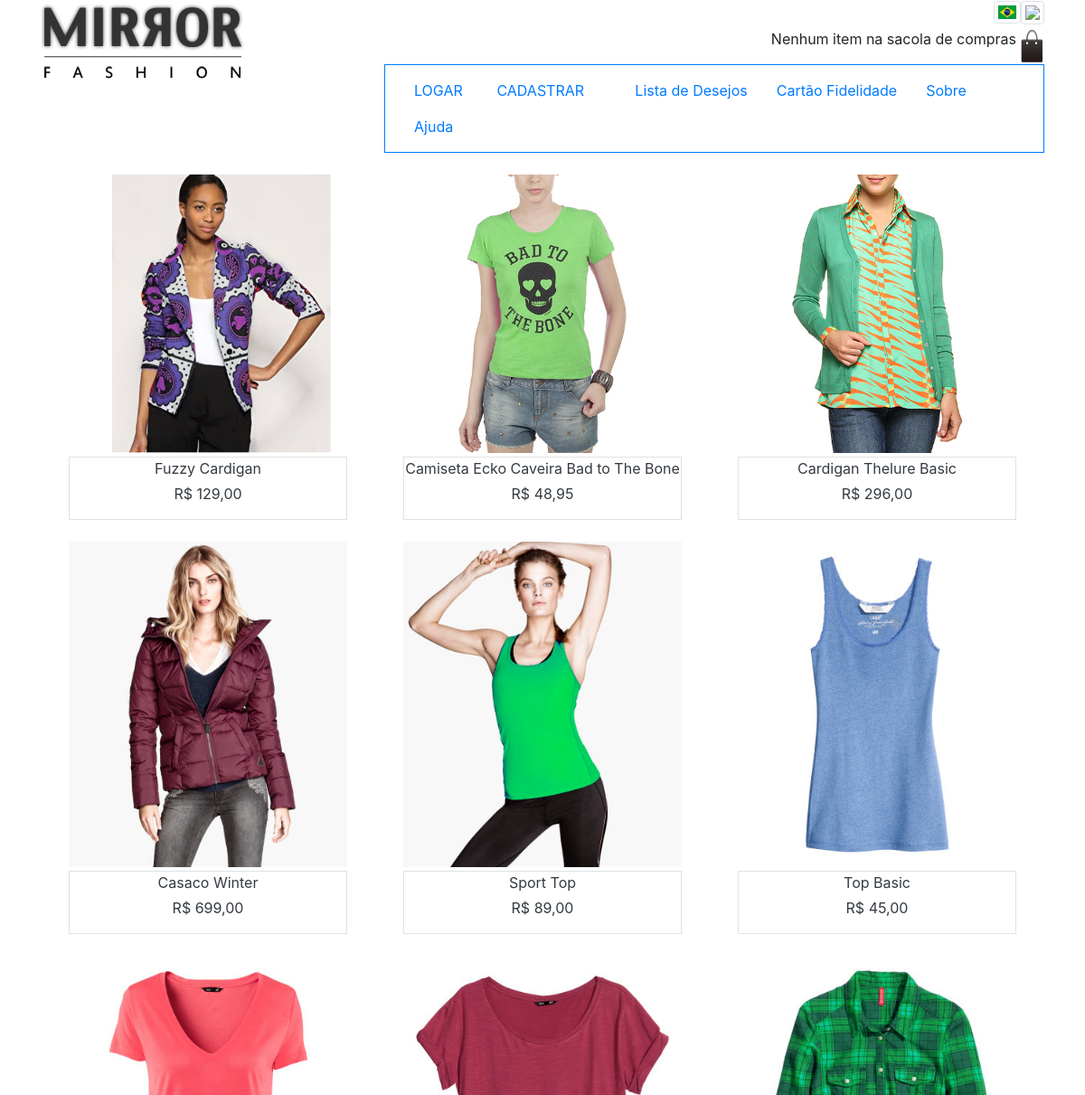
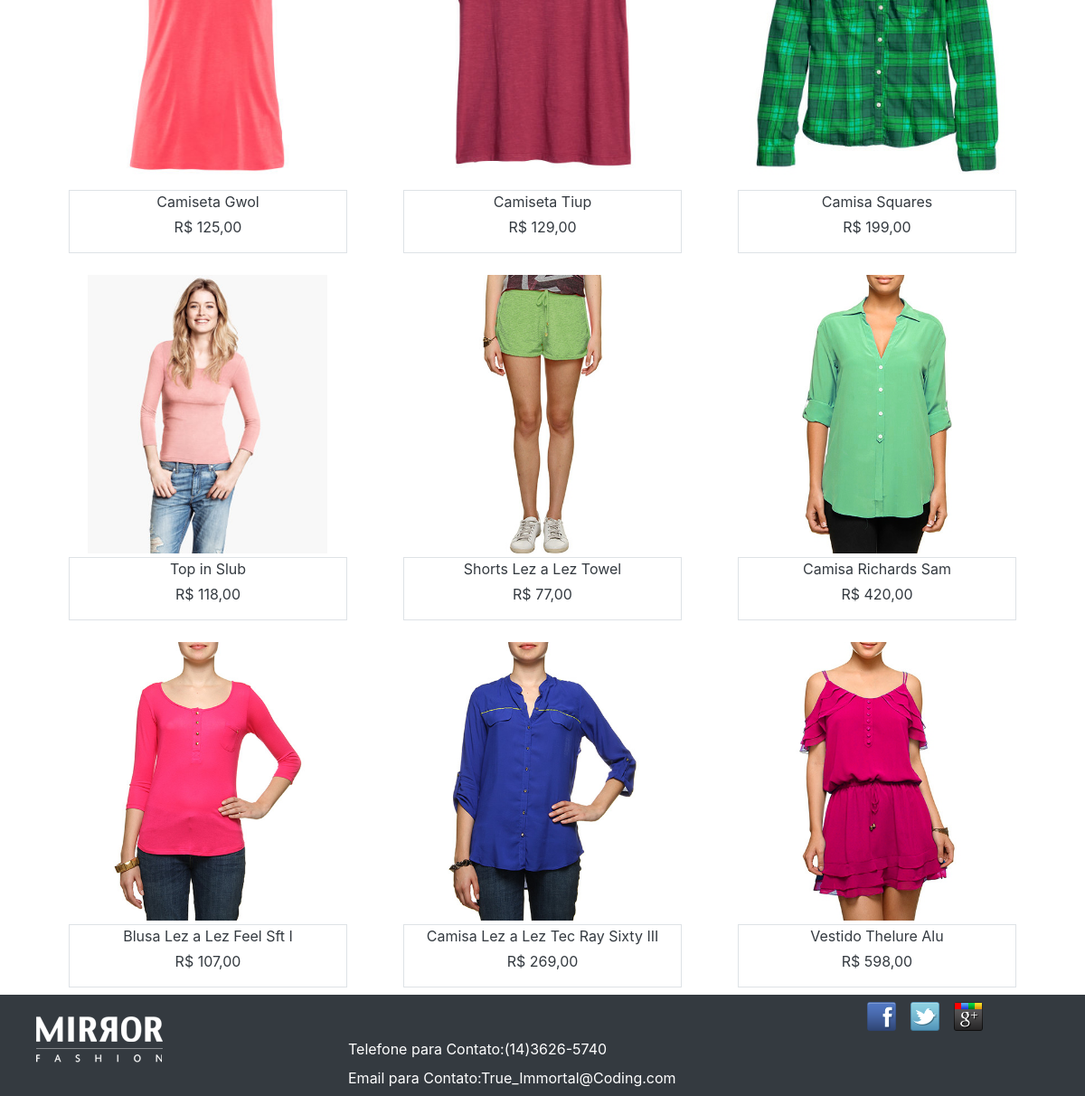
/todos_os_produtos.php, run on an earlier commit of the app's database (2 pictures, top to bottom).
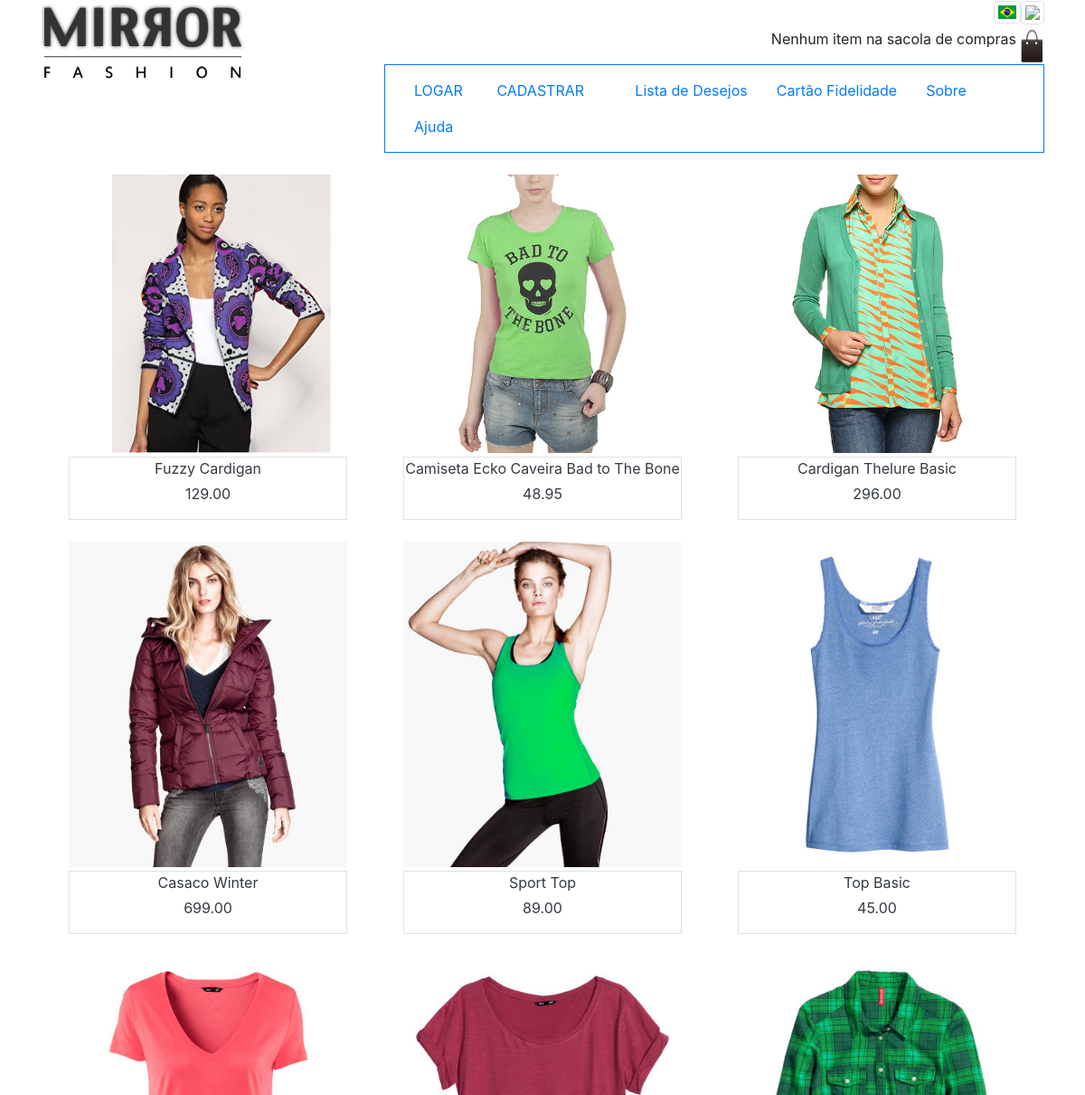
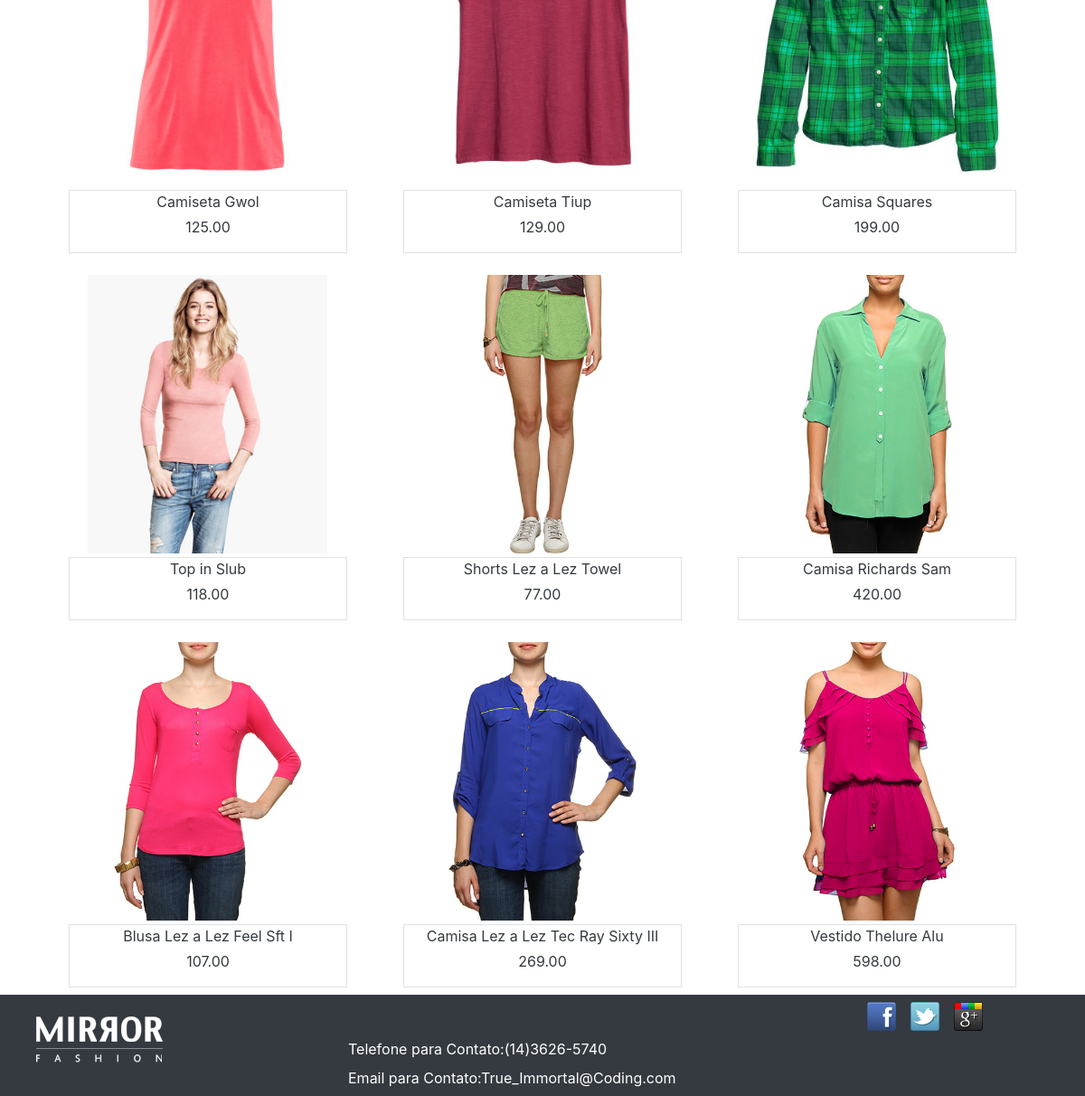
And on a later commit of the database (2 pictures, top to bottom).
### tables this page shows
CREATE TABLE `produtos` (
  `id` int(11) NOT NULL,
  `nome` varchar(255) DEFAULT NULL,
  `preco` decimal(10,2) DEFAULT NULL,
  `descricao` text DEFAULT NULL,
  `type` varchar(20) NOT NULL,
  `data` date DEFAULT NULL,
  `vendas` int(11) DEFAULT NULL
);

### conexao_bancophp.php (called while the page is built, shortened)
<?php
	$conexao = mysqli_connect("127.0.0.1","root","","wd43");
	$dados = mysqli_query($conexao,"SELECT * FROM produtos");
	$dadosF = mysqli_fetch_all($dados);
?>

### todos_os_produtos.php (the view, shortened to what this page needs)
<?php
	include ("cabecalho_bootstrap.php")
?>
<?php
	include('conexao_bancophp.php');
?>
<div class="mb-5 p-2">
	<div class='d-flex justify-content-center bg-white mb-5'>
		<div class='container  row mt-2'>
		<?php
			$arr = array( "a"=>"azul", "b"=>"verde", "c"=>"rosa");
			foreach($dadosF as $p):
		?>
			<div class=" col-md-4 mb-2">
				<div>
					<a class="nav-link text-dark" href="produto.php?id=<?= $p[0]?>">
						<img class='img-fluid' src='img/produtos/foto<?= $p[0]?>-<?= $arr[array_rand($arr)] ?>.png'>
						<div class="border mt-1 bg-white">
							<div class="d-flex justify-content-center">
								<p class=" mb-1"><?= $p[1]?></p>
							</div>
							<div class="d-flex justify-content-center">
							<p ><?= $p[2] ?></p>
							</div>
						</div>
					</a>
				</div>
			</div>
		<?php
			endforeach;
		?>
		</div>
	</div>
</div>
<?php
include("rodape_bootstrap.php")
?>

### cabecalho_bootstrap.php (shortened to what this page needs)
<!DOCTYPE html>
<html lang="pt-br">
<head>
	<link rel="stylesheet" href="https://stackpath.bootstrapcdn.com/bootstrap/4.2.1/css/bootstrap.min.css">
	<link rel="stylesheet" type="text/css" href="js/login_register.js">
	<link rel="stylesheet" href="https://use.fontawesome.com/releases/v5.3.1/css/all.css">
</head>
<body>
	<header class="container">
		<div class="row">
			<div class="col-md-4">
				<a href="index.php">
					<img class='navbar-brand img-fluid' src="img/logo.png" alt="Mirror	Fashion">
				</a>
			</div>
			<div class='col-md-8'>
				<div class='d-flex justify-content-end'>
					<a class="bandeira" href="index.php">
						<img class='img-thumbnail' src="img/BR.png">
					</a>
					<a class="bandeira" href="english/index.php">
						<img class='img-thumbnail' src="img/GB.png">
					</a>
				</div>
				<div class='d-flex justify-content-end mt-1'>
					<p	class="mr-1">Nenhum	item	na	sacola	de	compras</p>
					<img class='img-fluid' src="img/sacola.png">
				</div>
				<nav class="navbar border d-flex justify-content-center border-primary">
					<ul class='nav nav-pills navbar-right'>
						<li class='nav-item'>
							<div class="row">
								<div class="col-4">
									<a class='nav-link' href="login.php">
										LOGAR
									</a>
								</div>
								<div class="col-4">
									<a class='nav-link' href="register.php">
										CADASTRAR
									</a>
								</div>
							</div>
						</li>
						<li class='nav-item'>
							<a class='nav-link' href="#">Lista de Desejos</a>
						</li>
						<li class='nav-item'>
							<a class='nav-link' href="#">Cartão Fidelidade</a>
						</li>
						<li class='nav-item'>
							<a class='nav-link' href="sobre.php">Sobre</a>
						</li>
						<li class='nav-item'>
							<a class='nav-link' href="contato.php">Ajuda</a>
						</li>
					</ul>
				</nav>
			</div>
		</div>
	</header>

### rodape_bootstrap.php (shortened to what this page needs)
<footer class="bg-dark footer fixed-bottom ">
	<div class="row container ">
		<div class="col-md-4">
			<a href="index.php">
				<img class="p-4"  src="img/logo-rodape.png" alt="Logo	Mirror	Fashion">
			</a>
		</div>
		<div class="col-md-8">
			<div class="d-flex justify-content-end">
				<div class="p-2">
					<a	href="http://facebook.com/mirrorfashion">
						<img src="img/facebook.png">
					</a>
				</div>
				<div class="p-2">
					<a href="http://twitter.com/mirrorfashion">
						<img src="img/twitter.png">
					</a>
				</div>
				<div class="p-2">
					<a	href="http://plus.google.com/mirrorfashion">
						<img src="img/googleplus.png">
					</a>
				</div>
			</div>
			<div  class="text-white">
				<div>
					<label >Telefone para Contato:(14)3626-5740</label>
				</div>
				<div>
					<label  >Email para Contato:True_Immortal@Coding.com</label>
				</div>
			</div>
		</div>
	</div>
</footer>
</body>
</html>

What changed in the data, as far as the page shows it:
changed produtos "Fuzzy Cardigan": preco "R$ 129,00" → "129.00"
changed produtos "Camiseta Ecko Caveira Bad to The Bone": preco "R$ 48,95" → "48.95"
changed produtos "Cardigan Thelure Basic": preco "R$ 296,00" → "296.00"
changed produtos "Casaco Winter": preco "R$ 699,00" → "699.00"
changed produtos "Sport Top": preco "R$ 89,00" → "89.00"
changed produtos "Top Basic": preco "R$ 45,00" → "45.00"
changed produtos "Camiseta Gwol": preco "R$ 125,00" → "125.00"
changed produtos "Camiseta Tiup": preco "R$ 129,00" → "129.00"
changed produtos "Camisa Squares": preco "R$ 199,00" → "199.00"
changed produtos "Top in Slub": preco "R$ 118,00" → "118.00"
changed produtos "Shorts Lez a Lez Towel": preco "R$ 77,00" → "77.00"
changed produtos "Camisa Richards Sam": preco "R$ 420,00" → "420.00"
changed produtos "Blusa Lez a Lez Feel Sft I": preco "R$ 107,00" → "107.00"
changed produtos "Camisa Lez a Lez Tec Ray Sixty III": preco "R$ 269,00" → "269.00"
changed produtos "Vestido Thelure Alu": preco "R$ 598,00" → "598.00"
